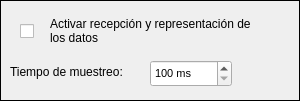
         <widget class="QFrame" name="frame_4">
          <property name="sizePolicy">
           <sizepolicy hsizetype="Preferred" vsizetype="MinimumExpanding">
            <horstretch>0</horstretch>
            <verstretch>0</verstretch>
           </sizepolicy>
          </property>
          <property name="minimumSize">
           <size>
            <width>261</width>
            <height>101</height>
           </size>
          </property>
          <property name="maximumSize">
           <size>
            <width>16777215</width>
            <height>100</height>
           </size>
          </property>
          <property name="frameShape">
           <enum>QFrame::Box</enum>
          </property>
          <property name="frameShadow">
           <enum>QFrame::Plain</enum>
          </property>
          <property name="lineWidth">
           <number>1</number>
          </property>
          <widget class="QCheckBox" name="plot_distance">
           <property name="geometry">
            <rect>
             <x>20</x>
             <y>16</y>
             <width>21</width>
             <height>31</height>
            </rect>
           </property>
           <property name="font">
            <font>
             <kerning>true</kerning>
            </font>
           </property>
           <property name="text">
            <string/>
           </property>
          </widget>
          <widget class="QLabel" name="label_4">
           <property name="geometry">
            <rect>
             <x>50</x>
             <y>10</y>
             <width>201</width>
             <height>41</height>
            </rect>
           </property>
           <property name="font">
            <font>
             <pointsize>9</pointsize>
            </font>
           </property>
           <property name="text">
            <string>Activar recepción y representación de los datos</string>
           </property>
           <property name="wordWrap">
            <bool>true</bool>
           </property>
          </widget>
          <widget class="QLabel" name="label_8">
           <property name="geometry">
            <rect>
             <x>10</x>
             <y>64</y>
             <width>281</width>
             <height>16</height>
            </rect>
           </property>
           <property name="font">
            <font>
             <pointsize>9</pointsize>
            </font>
           </property>
           <property name="text">
            <string>Tiempo de muestreo:</string>
           </property>
           <property name="wordWrap">
            <bool>true</bool>
           </property>
          </widget>
          <widget class="QSpinBox" name="spinBox_sampletime">
           <property name="geometry">
            <rect>
             <x>150</x>
             <y>60</y>
             <width>82</width>
             <height>27</height>
            </rect>
           </property>
           <property name="font">
            <font>
             <pointsize>8</pointsize>
            </font>
           </property>
           <property name="suffix">
            <string> ms</string>
           </property>
           <property name="minimum">
            <number>100</number>
           </property>
           <property name="maximum">
            <number>1000</number>
           </property>
           <property name="singleStep">
            <number>100</number>
           </property>
          </widget>
         </widget>
